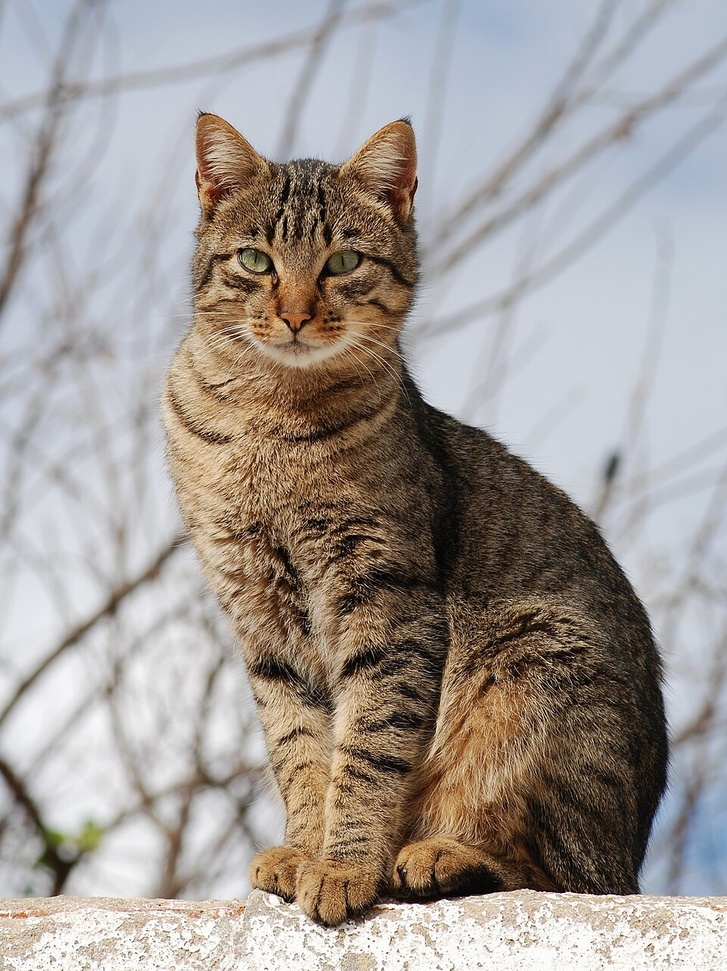
#> input picture cat.jpg, 727 x 971 px, shrunk from 960 x 1282 before the run
$ jupyter execute EXP08.ipynb
#> lines starting #> are read from the running program, lines starting #| are printed output that depends on the picture; after the words box and inside, x2 and y2 are one past the last pixel; in counts of white or black regions, pixels touching at a corner belong together
# Ex. No: 08
#  Image Segmentation using Threshold

**Name :** Javan rufus J  **Reg. No :** 212224230104 **Slot No :** 26OD1143

[cell 1]
#import required libraries
import cv2
import numpy as np
import matplotlib.pyplot as plt

[cell 2]
#Load Original Image
image = cv2.imread('cat.jpg')
#> image is the input picture: shape (971, 727, 3); mean B, G, R 150.6, 154.8, 161.7

[cell 3]
#Convert to GrayScale
gray_image = cv2.cvtColor(image, cv2.COLOR_BGR2GRAY)
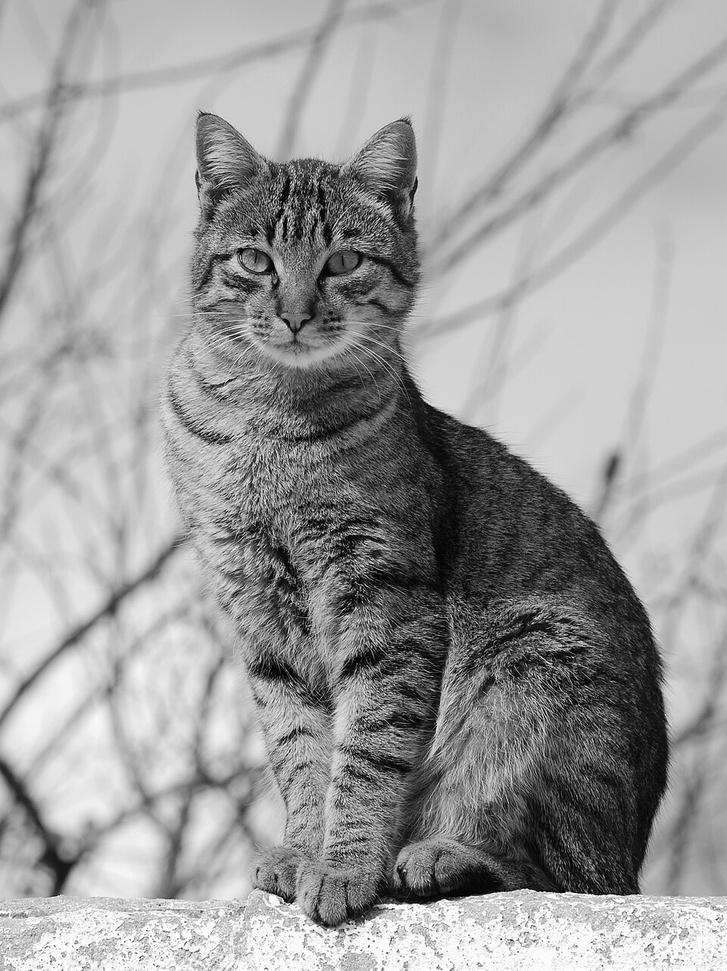
#> gray_image: shape (971, 727); min 0, max 255, mean 156.4

[cell 4]
#Global thresholding
threshold_value = 127
ret, thresholded_image = cv2.threshold(gray_image,threshold_value,255,cv2.THRESH_BINARY)
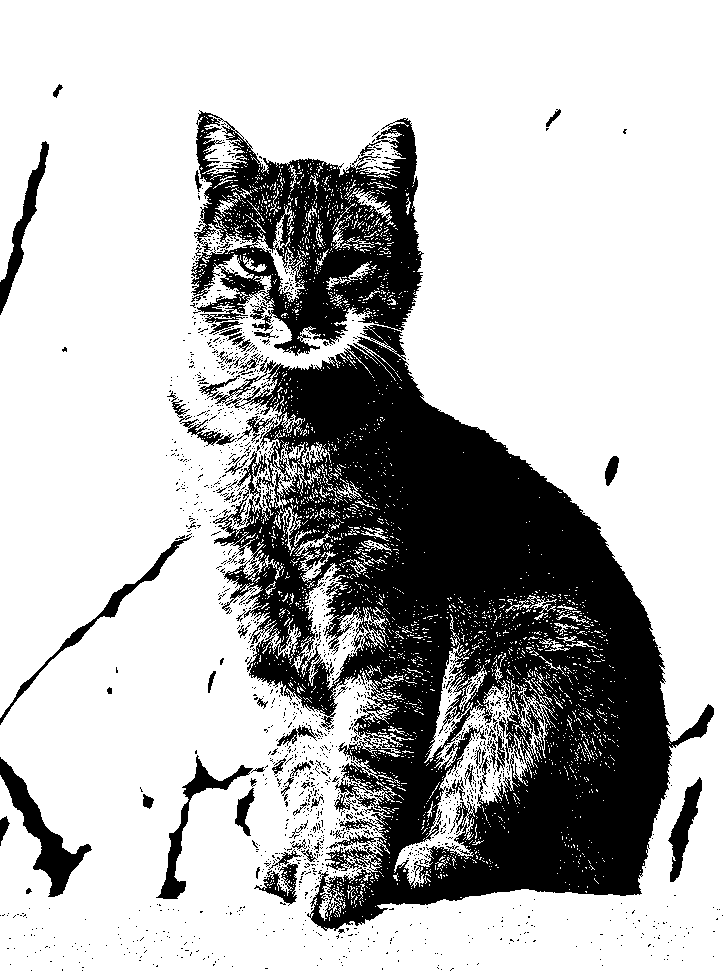
#> thresholded_image: shape (971, 727); 72.8% white; 1572 black regions (1507 under 20 px), largest, box (x1, y1, x2, y2) and area: (191, 110, 714, 931) 172420, (0, 757, 92, 897) 3118, (156, 755, 253, 899) 1963
#> ret = 127

[cell 5]
# Display the thresholded image
plt.figure(figsize=(10, 6))
plt.imshow(thresholded_image, cmap="gray")
plt.title("Global Thresholded Image")
plt.axis("off")
plt.show()

[cell 6]
#Adaptive Thresholding
# Adaptive Mean Thresholding
adaptive_mean = cv2.adaptiveThreshold(gray_image,255,cv2.ADAPTIVE_THRESH_MEAN_C,cv2.THRESH_BINARY,11,2)
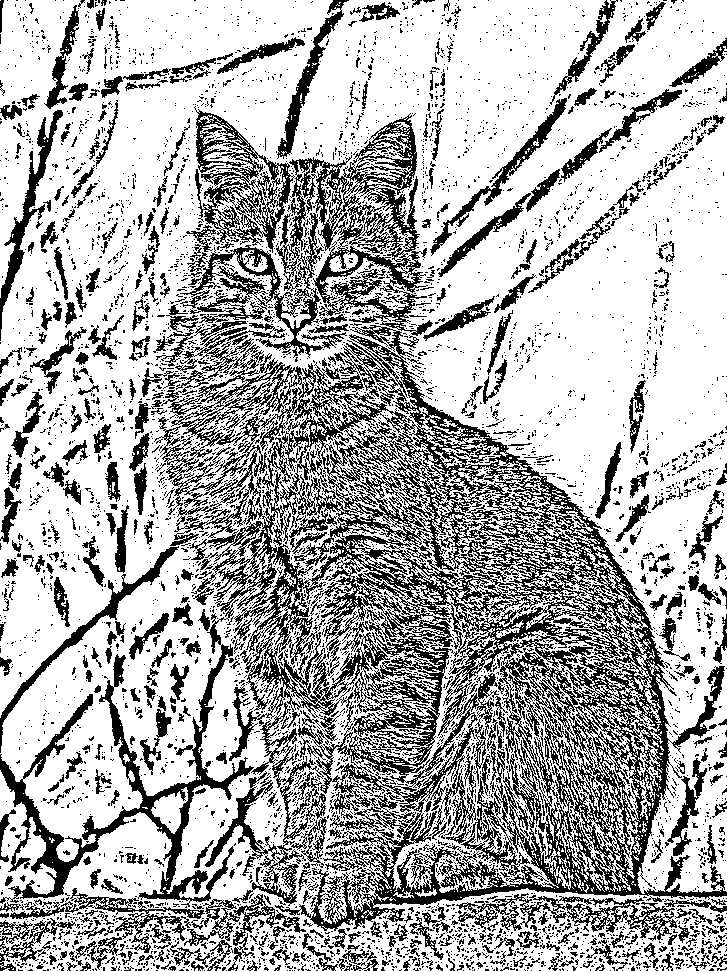
#> adaptive_mean: shape (971, 727); 69.2% white; 5458 black regions (4890 under 20 px), largest, box (x1, y1, x2, y2) and area: (0, 323, 727, 931) 114629, (180, 113, 433, 358) 15002, (194, 106, 295, 253) 4808

# Adaptive Gaussian Thresholding
adaptive_gaussian = cv2.adaptiveThreshold(gray_image,255,cv2.ADAPTIVE_THRESH_GAUSSIAN_C,cv2.THRESH_BINARY,11,2)
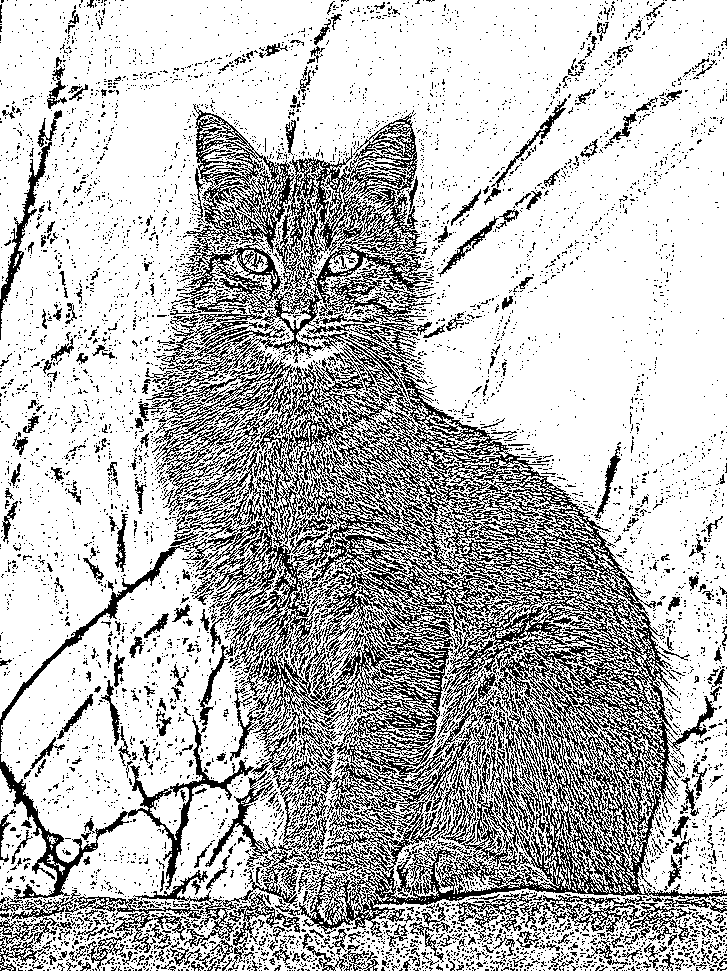
#> adaptive_gaussian: shape (971, 727); 73.6% white; black in thin lines or dots

[cell 7]
# Display the segmented images
plt.figure(figsize=(15, 5))

plt.subplot(1, 3, 1)
plt.imshow(gray_image, cmap="gray")
plt.title("Original Grayscale")
plt.axis("off")

plt.subplot(1, 3, 2)
plt.imshow(adaptive_mean, cmap="gray")
plt.title("Adaptive Mean Thresholding")
plt.axis("off")

plt.subplot(1, 3, 3)
plt.imshow(adaptive_gaussian, cmap="gray")
plt.title("Adaptive Gaussian Thresholding")
plt.axis("off")

plt.tight_layout()
plt.show()

[cell 8]
# Step 6: Otsu's Thresholding
otsu_threshold, otsu_image = cv2.threshold(gray_image,0,255,cv2.THRESH_BINARY + cv2.THRESH_OTSU)
#> otsu_image: shape (971, 727); 72.6% white; 1548 black regions (1484 under 20 px), largest, box (x1, y1, x2, y2) and area: (191, 110, 714, 931) 173816, (0, 757, 92, 897) 3154, (156, 755, 269, 899) 2061
#> otsu_threshold = 128

# Display the segmented image
plt.figure(figsize=(10, 6))
plt.imshow(otsu_image, cmap="gray")
plt.title(f"Otsu's Thresholding (Threshold = {otsu_threshold:.0f})")
plt.axis("off")
plt.show()

# Display the automatically calculated threshold
print("Optimal Otsu Threshold Value:", otsu_threshold)
#| Optimal Otsu Threshold Value: 128.0

[cell 9]
# Step 7: Compare Global, Adaptive, and Otsu's Thresholding
plt.figure(figsize=(15, 10))

# Global Thresholding
plt.subplot(2, 2, 1)
plt.imshow(thresholded_image, cmap="gray")
plt.title("Global Thresholding")
plt.axis("off")

# Adaptive Mean Thresholding
plt.subplot(2, 2, 2)
plt.imshow(adaptive_mean, cmap="gray")
plt.title("Adaptive Mean Thresholding")
plt.axis("off")

# Adaptive Gaussian Thresholding
plt.subplot(2, 2, 3)
plt.imshow(adaptive_gaussian, cmap="gray")
plt.title("Adaptive Gaussian Thresholding")
plt.axis("off")

# Otsu's Thresholding
plt.subplot(2, 2, 4)
plt.imshow(otsu_image, cmap="gray")
plt.title(f"Otsu's Thresholding (T = {otsu_threshold:.0f})")
plt.axis("off")

plt.tight_layout()
plt.show()
